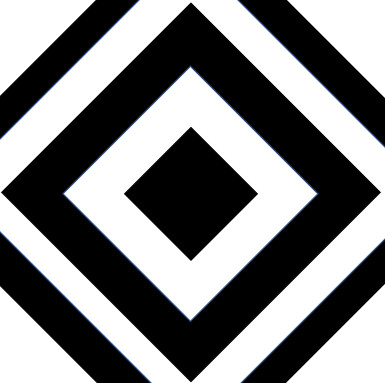
#> input picture mybook/opencv_king_book/ch21/shape2.jpg, 385 x 383 px
$ python ch21_10.py
#> lines starting #> are read from the running program, lines starting #| are printed output that depends on the picture
# ch21_10.py
import cv2
import numpy as np
from matplotlib import pyplot as plt
plt.rcParams["font.family"] = ["Microsoft JhengHei"]

src = cv2.imread('shape2.jpg',cv2.IMREAD_GRAYSCALE)
#> src: shape (383, 385); min 0, max 255, mean 130
# 轉成頻率域
dft = cv2.dft(np.float32(src),flags=cv2.DFT_COMPLEX_OUTPUT)
dftshift = np.fft.fftshift(dft)         # 0 頻率分量移至中心
# 計算映射到[0,255]的振幅
spectrum = 20*np.log(cv2.magnitude(dftshift[:,:,0],dftshift[:,:,1]))
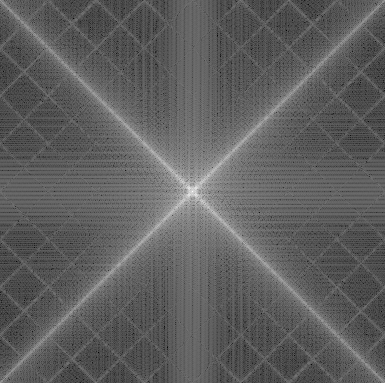
#> spectrum: shape (383, 385) float32; min 21.71, max 335.4, mean 139.1; drawn with min black and max white
# 執行逆傅立葉
idftshift = np.fft.ifftshift(dftshift)
tmp = cv2.idft(idftshift)
dst = cv2.magnitude(tmp[:, :, 0], tmp[:, :, 1])

plt.subplot(131)                        # 繪製左邊原圖
plt.imshow(src,cmap='gray')             # 灰階顯示
plt.title('原始影像shape2.jpg')
plt.axis('off')                         # 不顯示座標軸
plt.subplot(132)                        # 繪製中間頻譜圖
plt.imshow(spectrum,cmap='gray')        # 灰階顯示
plt.title('頻譜圖')
plt.axis('off')                         # 不顯示座標軸
plt.subplot(133)                        # 繪製右邊逆傅立葉圖
plt.imshow(dst,cmap='gray')             # 灰階顯示
plt.title('逆傅立葉影像')
plt.axis('off')                         # 不顯示座標軸
plt.show()
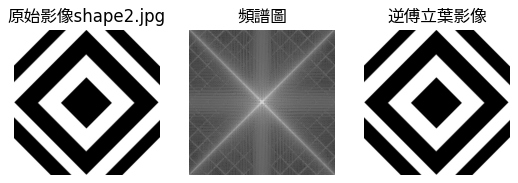
#> figure drawn by matplotlib, 3 panels

$ run again, with mybook/opencv_king_book/ch21/shape1.jpg copied over mybook/opencv_king_book/ch21/shape2.jpg
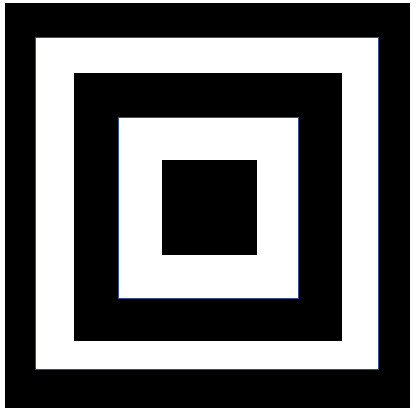
#> input picture mybook/opencv_king_book/ch21/shape1.jpg, 416 x 414 px
#> `spectrum = 20*np.log(cv2.magnitude(dftshift[:,:,0],dftshift[:,:,1]))`:
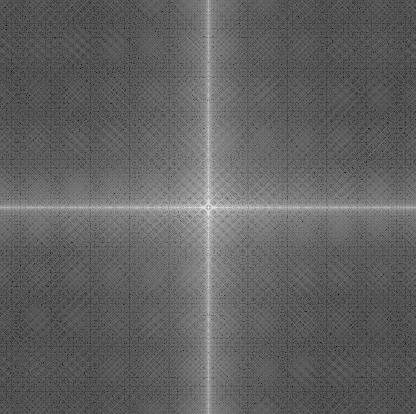
#> spectrum: shape (414, 416) float32; min 7.42, max 334.9, mean 133.3; drawn with min black and max white
#> `plt.show()`:
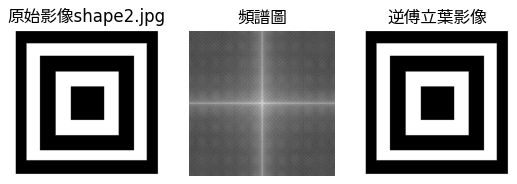
#> figure drawn by matplotlib, 3 panels
